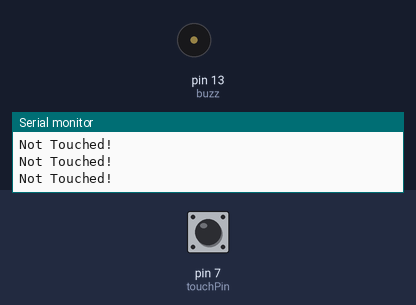
Simulated run of this sketch. Board: Arduino Uno, built with avr-gcc and run on an emulated ATmega328P. Shown: buzzer (waves = sounding, pin HIGH), the last lines printed to the serial monitor. The test bench sets the inputs (shaded band); at power-on: pin 7 (touchPin) LOW.

Above: at 1.2 s.
1.3 s: pin 7 (touchPin) pulled HIGH for 0.15 s
At 1.4 s:
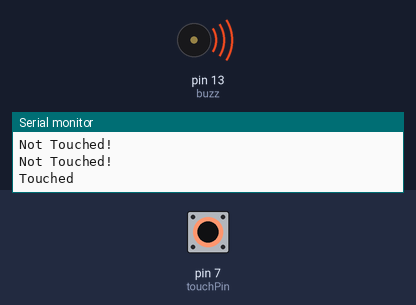
3.0 s: pin 7 (touchPin) pulled HIGH for 3.2 s
At 6.5 s:
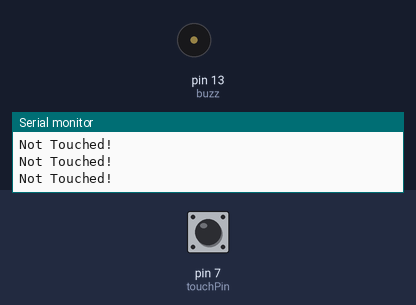
Timing chart, 0 to 8.0 s (numbered marks = the images above; inputs shaded):
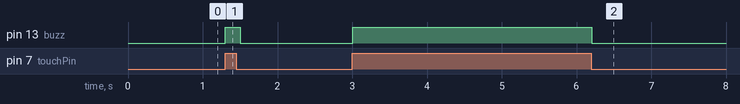

Measured:
- after the input at 1.3 s, pin 13 (buzz): LOW → HIGH at once, → LOW 0.20 s later
- after the input at 3.0 s, pin 13 (buzz): LOW → HIGH at once, → LOW 3.2 s later

The sketch:

TouchSensor.ino
```cpp
int touchPin=7;
int buzz=13;

void setup(){
pinMode(touchPin, INPUT);
pinMode(buzz, OUTPUT);
Serial.begin(9600);
}

void loop() {
  int touch=digitalRead(touchPin);
  if(touch == HIGH){
    digitalWrite(buzz,HIGH);
    Serial.println("Touched");
  }else{
    digitalWrite(buzz,LOW);
    Serial.println("Not Touched!");
  }

 delay(100);
}
```
